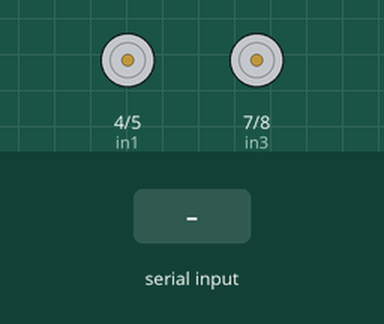
A sketch run on a simulated Arduino Uno, built with avr-gcc and run on an emulated ATmega328P. On the bench: motor-driver pin pairs drawn as motors (green arrow = first pin HIGH = forward, orange = second pin HIGH = backward, longer = more drive, scaled by the enable pin). The test bench sets the inputs (shaded band).

Above: at 1.2 s.
1.3 s: "F" received over Serial
At 1.8 s:
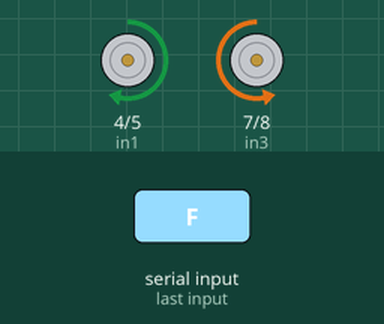
2.8 s: "R" received over Serial
At 4.0 s:
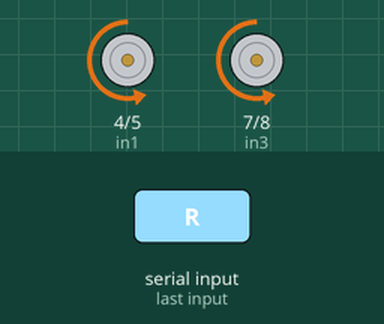
4.3 s: "L" received over Serial
At 5.3 s:
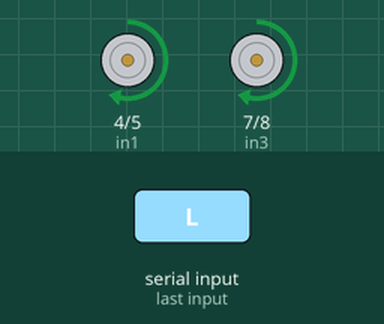
5.8 s: "B" received over Serial
At 6.5 s:
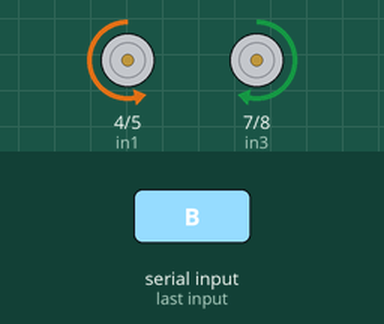
Timing chart, 0 to 8.3 s (numbered marks = the images above; inputs shaded):
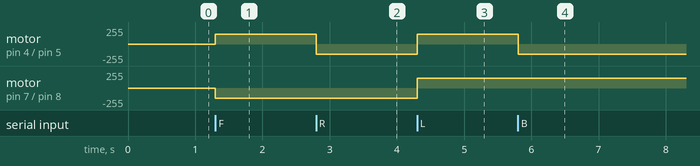

Measured:
- after the input at 1.3 s, motor on pin 4 (in1) / pin 5 (in2): stopped → forward 150/255 at once; motor on pin 7 (in3) / pin 8 (in4): stopped → backward 150/255 at once
- after the input at 2.8 s, motor on pin 4 (in1) / pin 5 (in2): forward 150/255 → backward 150/255 at once
- after the input at 4.3 s, motor on pin 4 (in1) / pin 5 (in2), motor on pin 7 (in3) / pin 8 (in4): backward 150/255 → forward 150/255 at once
- after the input at 5.8 s, motor on pin 4 (in1) / pin 5 (in2): forward 150/255 → backward 150/255 at once

The sketch:

ADM_SCHIFF_Test_2.ino
```cpp
char t;
//int GSM1
int in1 = 4;
int in2 = 5;
int enA = 6;
//int GSM2
int in3 = 7;
int in4 = 8;
int enB = 9;
void setup()
{

  pinMode(in1, OUTPUT);
  pinMode(in2, OUTPUT);
  pinMode(in3, OUTPUT);
  pinMode(in4, OUTPUT);
  pinMode(enA, OUTPUT);
  pinMode(enB, OUTPUT);
 Serial.begin(9600); // Default communication rate of the Bluetooth module
}
void loop()
{
if(Serial.available() > 0){ // Checks whether data is comming from the serial port
    t = Serial.read(); // Reads the data from the serial port
 }
   if (t == 'F') {
  // Geradeaus fahren
  analogWrite(enA, 150);
  analogWrite(enB, 150);
  digitalWrite(in1, HIGH);
  digitalWrite(in2, LOW);
  digitalWrite(in3, LOW);
  digitalWrite(in4, HIGH);
   }
   if (t == 'R') {
// Geradeaus Rechts fahren
  analogWrite(enA, 150);
  analogWrite(enB, 150);
  digitalWrite(in1, LOW);
  digitalWrite(in2, HIGH);
  digitalWrite(in3, LOW);
  digitalWrite(in4, HIGH);
   }
   if (t == 'L') {
//  Links fahren
  analogWrite(enA, 150);
  analogWrite(enB, 150);
  digitalWrite(in1, HIGH);
  digitalWrite(in2, LOW);
  digitalWrite(in3, HIGH);
  digitalWrite(in4, LOW);
   }
 if (t == 'B') {
  // Rückwärts fahren
    analogWrite(enA, 150);
  analogWrite(enB, 150);
  digitalWrite(in1, LOW);
  digitalWrite(in2, HIGH);
  digitalWrite(in3, HIGH);
  digitalWrite(in4, LOW);
 }
 if (t == 'S') {
  // Stoppen
  analogWrite(enA, 0);
  analogWrite(enB, 0);
  digitalWrite(in1, LOW);
  digitalWrite(in2, LOW);
  digitalWrite(in3, LOW);
  digitalWrite(in4, LOW);
 }
}
```
